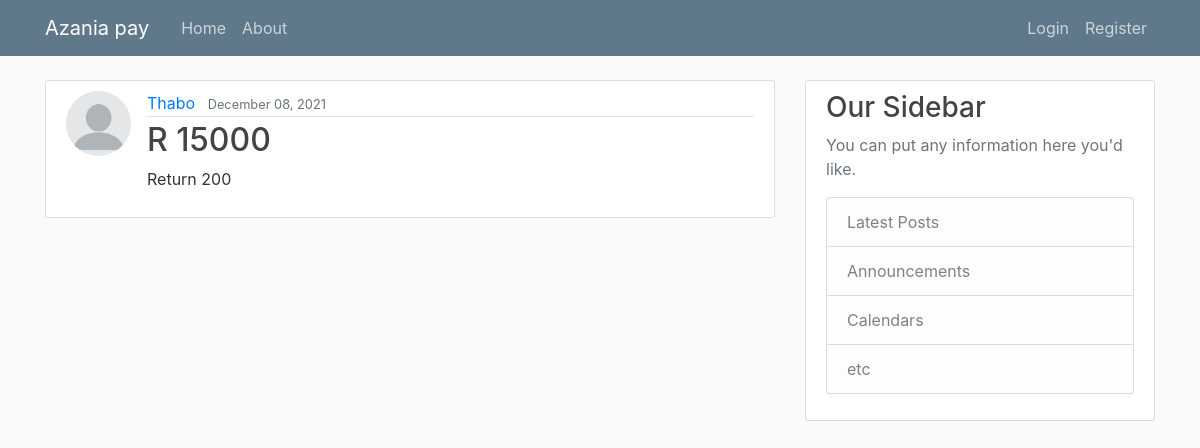
The page /post/3/ on the database as committed earlier.
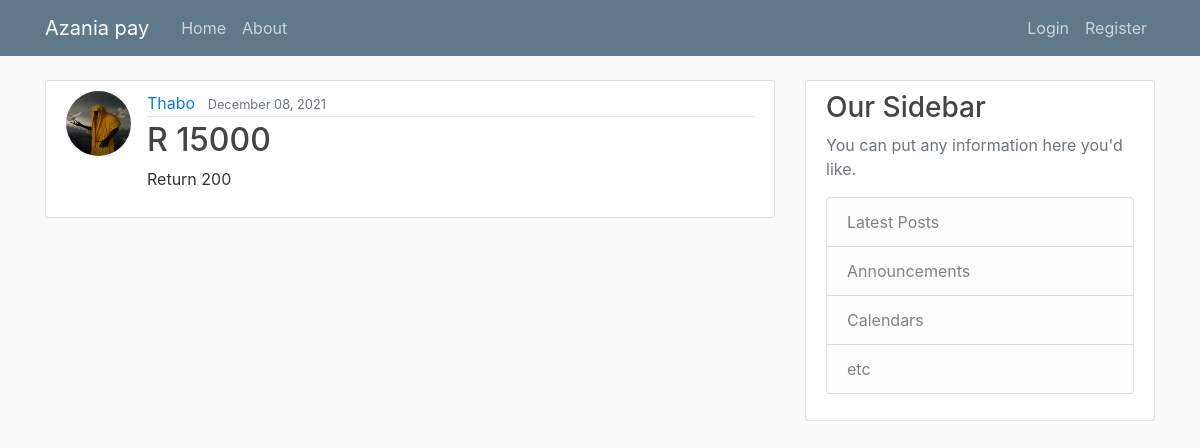
The same page on the database as committed later.
### blog/models.py (models this page shows, shortened)
class Post(models.Model):
    title = models.CharField(max_length = 100)
    content = models.TextField()
    date_posted = models.DateTimeField(default= timezone.now)
    author = models.ForeignKey(User, on_delete = models.CASCADE)

### users/models.py (models this page shows, shortened)
class Profile(models.Model):
    user = models.OneToOneField(User, on_delete = models.CASCADE)
    image = models.ImageField(default='default.jpg', upload_to = 'profile_pics')

### blog/views.py (the view)
# urls.py: path('post/<int:pk>/', PostDetailView.as_view(), name = 'post-detail'),
class PostDetailView(DetailView):
    model = Post

### blog/templates/blog/post_detail.html (shortened to what this page needs)
{% extends "blog/base.html" %}
{% block content%}
<article class="media content-section">
    <img class = "rounded-circle article-img" src="{{ object.author.profile.image.url }}" >
    <div class="media-body">
        <div class="article-metadata">
        <a class="mr-2" href="#">{{ object.author }}</a>
        <small class="text-muted">{{ object.date_posted|date:"F d, Y" }}</small>
        </div>
        <h2 class="article-title">  {{ object.title }}</h2>
        <p class="article-content">{{ object.content }}</p>
    </div>
    </article>
{% endblock content %}

### blog/templates/blog/base.html (shortened to what this page needs)
{% load static %}
<!DOCTYPE html>
<html lang="en">
    <head>
    <link rel="stylesheet" href="https://maxcdn.bootstrapcdn.com/bootstrap/4.0.0/css/bootstrap.min.css">
    <link rel="stylesheet" href="{% static 'blog/main.css' %}">
</head>
<body>
    <header class="site-header">
        <nav class="navbar navbar-expand-md navbar-dark bg-steel fixed-top">
          <div class="container">
            <a class="navbar-brand mr-4" href="{% url 'blog-home' %}">Azania pay</a>
            <div class="collapse navbar-collapse" id="navbarToggle">
              <div class="navbar-nav mr-auto">
                <a class="nav-item nav-link" href="{% url 'blog-home' %}">Home</a>
                <a class="nav-item nav-link" href="{% url 'blog-about' %}">About</a>
              </div>
              <div class="navbar-nav">
                {% if user.is_authenticated %}
                  <a class="nav-item nav-link" href="{% url 'post-create' %}">New Post</a>
                  <a class="nav-item nav-link" href="{% url 'profile' %}">Profile</a>
                  <a class="nav-item nav-link" href="{% url 'logout' %}">Logout</a>
                {%  else %}
                  <a class="nav-item nav-link" href="{% url 'login' %}">Login</a>
                  <a class="nav-item nav-link" href="{% url 'register' %}">Register</a>
                {% endif %}
                </div>
            </div>
          </div>
        </nav>
      </header>
    <main role="main" class="container">
        <div class="row">
        <div class="col-md-8">
            {% block content %}{% endblock %}
        </div>
        <div class="col-md-4">
            <div class="content-section">
            <h3>Our Sidebar</h3>
            <p class='text-muted'>You can put any information here you'd like.
                <ul class="list-group">
                <li class="list-group-item list-group-item-light">Latest Posts</li>
                <li class="list-group-item list-group-item-light">Announcements</li>
                <li class="list-group-item list-group-item-light">Calendars</li>
                <li class="list-group-item list-group-item-light">etc</li>
                </ul>
            </p>
            </div>
        </div>
        </div>
    </main>
</body>
</html>

### blog/static/blog/main.css (style rules this page uses)
body { background: #fafafa; color: #333333; margin-top: 5rem; }
h1, h2, h3, h4, h5, h6 { color: #444444; }
ul { margin: 0; }
.bg-steel { background-color: #5f788a; }
.site-header .navbar-nav .nav-link { color: #cbd5db; }
.content-section { background: #ffffff; padding: 10px 20px; border: 1px solid #dddddd; border-radius: 3px; margin-bottom: 20px; }
.article-title { color: #444444; }
.article-content { white-space: pre-line; }
.article-img { height: 65px; width: 65px; margin-right: 16px; }
.article-metadata { padding-bottom: 1px; margin-bottom: 4px; border-bottom: 1px solid #e3e3e3 }

Rows that differ between the two databases and show on the page:
changed through a linked row, Post "Return 200": author.profile.image: picture added in place of a placeholder
